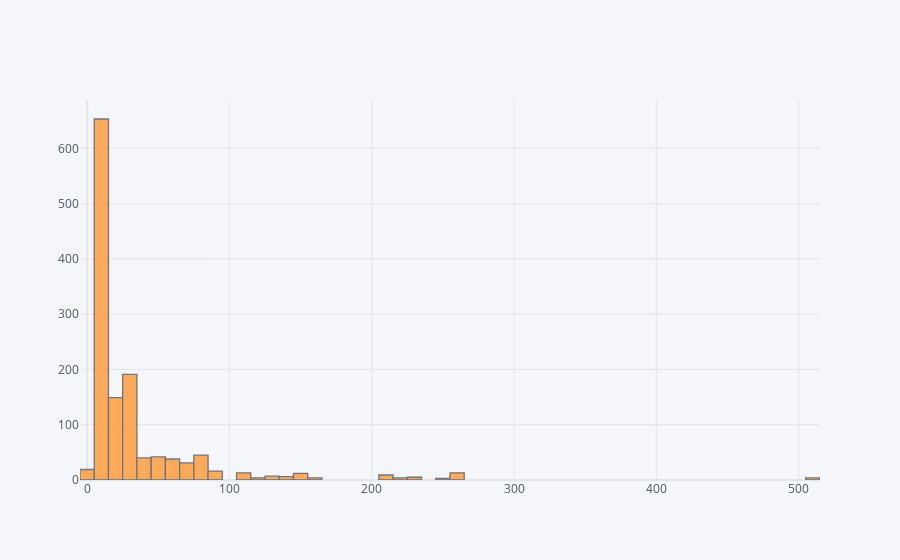

Source (notebook cell):
### Code cell
titanicdf['Fare'].dropna().iplot(kind='hist')

### Figure 1 — Plotly figure (JSON) as saved in the notebook; plotly's stock layout.template omitted (floating-point values rounded to 4 significant figures; data arrays with more than 128 entries replaced by an {"elided": "..."} marker saying what was removed)
{"data": [{"histfunc": "count", "histnorm": "", "marker": {"color": "rgba(255, 153, 51, 1.0)", "line": {"color": "#4D5663", "width": 1.3}}, "name": "Fare", "opacity": 0.8, "orientation": "v", "type": "histogram", "x": {"elided": "1308 float values"}}], "layout": {"barmode": "overlay", "legend": {"bgcolor": "#F5F6F9", "font": {"color": "#4D5663"}}, "paper_bgcolor": "#F5F6F9", "plot_bgcolor": "#F5F6F9", "title": {"font": {"color": "#4D5663"}}, "xaxis": {"gridcolor": "#E1E5ED", "showgrid": true, "tickfont": {"color": "#4D5663"}, "title": {"font": {"color": "#4D5663"}, "text": ""}, "zerolinecolor": "#E1E5ED"}, "yaxis": {"gridcolor": "#E1E5ED", "showgrid": true, "tickfont": {"color": "#4D5663"}, "title": {"font": {"color": "#4D5663"}, "text": ""}, "zerolinecolor": "#E1E5ED"}}}
